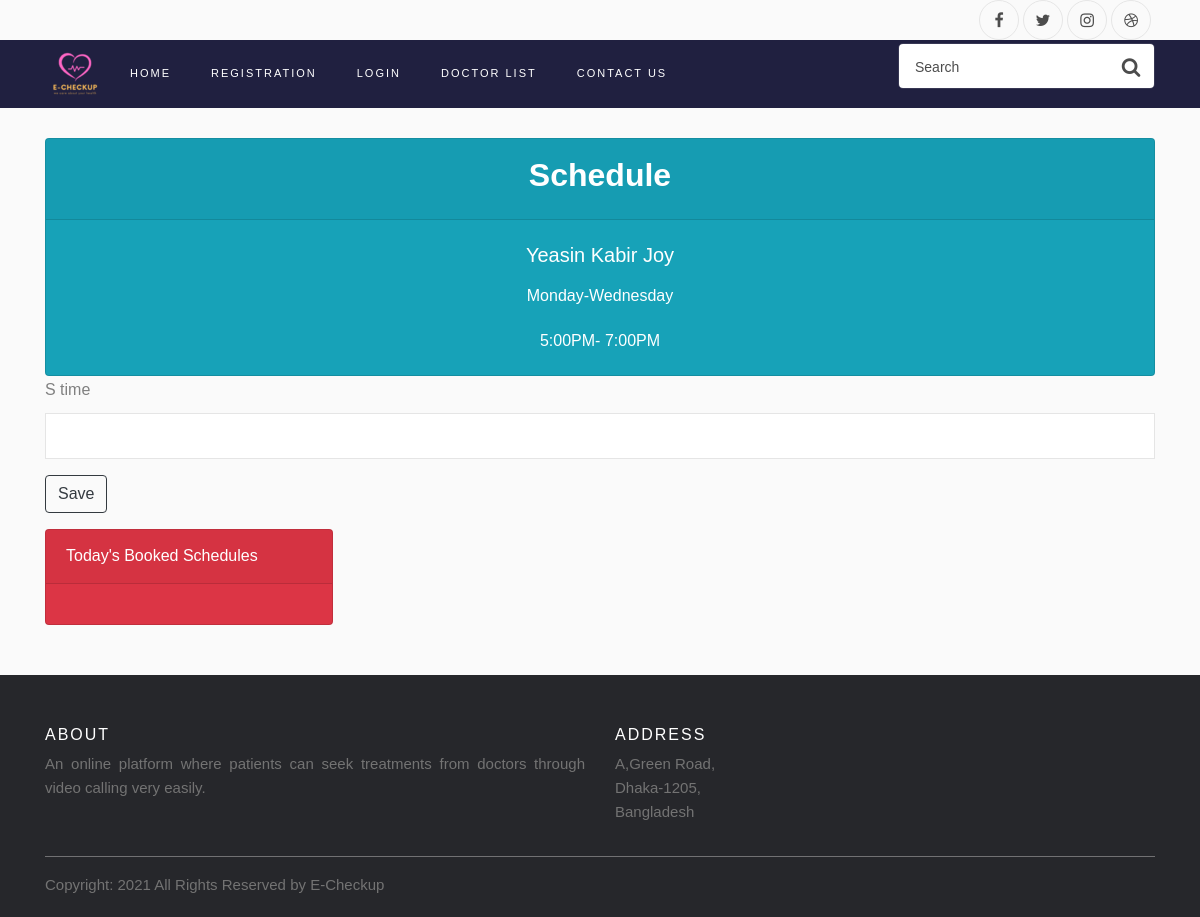
/doctor_list/2, run on the app's committed database.
### userManagement/models.py (models this page shows, shortened)
class DoctorProfile(models.Model):
    image = models.ImageField(upload_to='doctor/', blank=True, null=True, default="doctor/default_icon.png",)
    user = models.ForeignKey(User, default=None, on_delete=models.CASCADE)
    name = models.CharField(max_length=50,blank=True,null=True)
    email = models.EmailField(blank=True,null=True)
    status = models.BooleanField(blank=True,null=True,default=True)
    degree = models.CharField(max_length=500,blank=True,null=True)
    hospital_name = models.CharField(max_length=100,blank=True,null=True)
    speciality = models.CharField(max_length=100,blank=True,null=True)
    day = models.CharField(max_length=50, blank=True, null=True)
    time = models.CharField(max_length=50, blank=True, null=True)
    def create_user_profile(sender, instance, created, **kwargs):
        if created and instance.type == Types.Doctor:
            DoctorProfile.objects.create(user=instance)
    post_save.connect(create_user_profile, sender=Doctor)

### userManagement/views.py (the view, shortened to what this page needs)
# urls.py: path('doctor_list/<int:doc_id>',userView.create_meeting, name = 'meeting'),
def create_meeting(request,doc_id):
    msg=''
    form = MeetingForm()
    profile = DoctorProfile.objects.get(user = Doctor.objects.get(id=doc_id))
    scheduled_meeting = Meeting.objects.filter(doctor = Doctor.objects.get(id=doc_id),date=datetime.datetime.now().date().strftime("%Y-%m-%d"))
    context = {
        'form': form,
        'profile': profile,
        'scheduled_meeting':scheduled_meeting,
        'msg' : msg
    }
    return render(request, 'userManagement/create_meeting.html', context)

### userManagement/meetingForm.py
class MeetingForm(forms.ModelForm):
    class Meta:
        model = Meeting
        fields = ['s_time',]
        widgets = {
            's_time':TimePickerInput(format='%I:%M %p'),
        }

### userManagement/context.py (called while the page is built, shortened)
def verifiedUser(request):
    usertype = ''
    userStatus=''
    context = {
        'userStatus': userStatus,
        'usertype' : usertype
    }
    return context

### userManagement/models.py (called while the page is built)
    def get_queryset(self,*args,**kwargs):
        return super().get_queryset(*args,**kwargs).filter(type=Types.Doctor)

### templates/userManagement/create_meeting.html (shortened to what this page needs)
{% load static %}
{% load bootstrap4 %}
{% bootstrap_css %}
<!DOCTYPE html>
<html lang="en">
<head>
    <link rel="stylesheet" href="https://cdn.jsdelivr.net/npm/bootstrap@4.6.0/dist/css/bootstrap.min.css"
>
    <link rel="stylesheet" href="https://stackpath.bootstrapcdn.com/font-awesome/4.7.0/css/font-awesome.min.css">
    <link rel="stylesheet" type="text/css" href="{% static 'css/footer.css' %}">
    <link rel="stylesheet" href="{% static 'css/style.css' %}">
</head>
<body>
    <div class="container">
        <div class="row justify-content-between">
            <div class="col d-flex justify-content-end">
                <div class="social-media">
                    <p class="mb-0 d-flex">
                        <a href="#" class="d-flex align-items-center justify-content-center"><span
                                class="fa fa-facebook"><i class="sr-only">Facebook</i></span></a>
                        <a href="#" class="d-flex align-items-center justify-content-center"><span
                                class="fa fa-twitter"><i class="sr-only">Twitter</i></span></a>
                        <a href="#" class="d-flex align-items-center justify-content-center"><span
                                class="fa fa-instagram"><i class="sr-only">Instagram</i></span></a>
                        <a href="#" class="d-flex align-items-center justify-content-center"><span
                                class="fa fa-dribbble"><i class="sr-only">Dribbble</i></span></a>
                    </p>
                </div>
            </div>
        </div>
    </div>
<nav class="navbar navbar-expand-lg navbar-dark ftco_navbar bg-dark ftco-navbar-light" id="ftco-navbar">
        <div class="container">
            <form action="#" class="searchform order-lg-last">
                <div class="form-group d-flex">
                    <input type="text" class="form-control pl-3" placeholder="Search">
                    <button type="submit" placeholder="" class="form-control search"><span class="fa fa-search"></span>
                    </button>
                </div>
            </form>
            <div class="collapse navbar-collapse" id="ftco-nav">
            <li class="nav-item" style="list-style: none;margin-right: 5px"><a href="{% url 'home' %}"><img src="{% static 'image/apple-icon-60x60.png' %}"></a></li>
                <ul class="navbar-nav mr-auto">
                    {% if user.is_authenticated %}
                        {% if usertype == 'DOCTOR' %}
                            <li class="nav-item "><a href="{% url 'home' %}" class="nav-link">Home</a></li>
                            <li class="nav-item "><a href="{% url 'profile' %}" class="nav-link">Profile</a></li>
                            <li class="nav-item "><a href="{% url 'scheduling' %}" class="nav-link">Scheduling</a></li>
                            <li class="nav-item "><a href="{% url 'contact_us' %}" class="nav-link">Contact Us</a></li>
                            <li class="nav-item "><a href="{% url 'logout' %}" class="nav-link">Logout</a></li>
                        {% endif %}
                        {% if usertype == 'PATIENT' %}
                            {% if userStatus == 'notVerified' %}
                                <li class="nav-item "><a href="{% url 'home' %}" class="nav-link">Home</a></li>
                                <li class="nav-item "><a href="{% url 'profile' %}" class="nav-link">Profile</a></li>
                                <li class="nav-item "><a href="{% url 'send_mail' %}" class="nav-link">Verify</a></li>
                                <li class="nav-item "><a href="{% url 'doctor_list' %}" class="nav-link">Doctor List</a>
                                </li>
                                <li class="nav-item "><a href="{% url 'contact_us' %}" class="nav-link">Contact Us</a>
                                </li>
                                <li class="nav-item "><a href="{% url 'logout' %}" class="nav-link">Logout</a></li>
                            {% else %}
                                <li class="nav-item "><a href="{% url 'home' %}" class="nav-link">Home</a></li>
                                <li class="nav-item "><a href="{% url 'profile' %}" class="nav-link">Profile</a></li>
                                <li class="nav-item "><a href="{% url 'scheduling' %}" class="nav-link">Scheduling</a>
                                </li>
                                <li class="nav-item "><a href="{% url 'doctor_list' %}" class="nav-link">Doctor List</a>
                                </li>
                                <li class="nav-item "><a href="{% url 'contact_us' %}" class="nav-link">Contact Us</a>
                                </li>
                                <li class="nav-item "><a href="{% url 'logout' %}" class="nav-link">Logout</a></li>
                            {% endif %}
                        {% endif %}
                        {% if usertype == 'ADMIN' %}
                            <li class="nav-item "><a href="{% url 'home' %}" class="nav-link">Home</a></li>
                            <li class="nav-item "><a href="{% url 'admin:index' %}" class="nav-link">Admin Panel</a></li>
                            <li class="nav-item "><a href="{% url 'doctor_list' %}" class="nav-link">Doctor List</a>
                            </li>
                            <li class="nav-item "><a href="{% url 'logout' %}" class="nav-link">Logout</a></li>
                        {% endif %}
                    {% else %}
                        <li class="nav-item "><a href="{% url 'home' %}" class="nav-link">Home</a></li>
                        <li class="nav-item "><a href="{% url 'registration' %}" class="nav-link">Registration</a></li>
                        <li class="nav-item "><a href="{% url 'login' %}" class="nav-link">Login</a></li>
                        <li class="nav-item "><a href="{% url 'doctor_list' %}" class="nav-link">Doctor List</a>
                        </li>
                        <li class="nav-item "><a href="{% url 'contact_us' %}" class="nav-link">Contact Us</a></li>
                    {% endif %}
                </ul>
            </div>
        </div>
    </nav>
<div class="container" style="margin-top: 30px;">
    <div class="card text-white bg-info text-center">
        <div class="card-header">
            <h2 style="color: white"><b>Schedule</b></h2>
        </div>
        <div class="card-body">
            <h5 class="card-title" style="color: white">{{ profile.name }}</h5>
            <p class="card-text"> {{ profile.day }}</p>
            <p class="card-text"> {{ profile.time }}</p>
        </div>
    </div>
    <form method="post">
        {% bootstrap_form form %}
        <input type="submit" value="Save" class="btn btn-outline-dark">
    </form>
<div class="card text-white bg-danger mb-3" style="max-width: 18rem;">
  <div class="card-header">Today's Booked Schedules</div>
  <div class="card-body">
  </div>
</div>
</div>
<footer class="site-footer" style="margin-top: 50px;">
      <div class="container">
        <div class="row">
          <div class="col-sm-12 col-md-6">
            <h6>About</h6>
            <p class="text-justify">
                An online platform where patients can seek treatments from doctors through video calling very easily.
            </p>
          </div>
          <div class="col-xs-6 col-md-3">
              <h6 style="color: white;">Address</h6>
            <p>A,Green Road,<br>
             Dhaka-1205,<br>
             Bangladesh<br>
            </p>
          </div>
        </div>
        <hr>
      </div>
      <div class="container">
        <div class="row">
          <div class="col-md-8 col-sm-6 col-xs-12">
            <p class="copyright-text">Copyright: 2021 All Rights Reserved by E-Checkup
            </p>
          </div>
        </div>
      </div>
</footer>
</body>
</html>

### static/css/footer.css (style rules this page uses)
.site-footer { background-color:#26272b; padding:45px 0 20px; font-size:15px; line-height:24px; color:#737373; }
.site-footer hr { border-top-color:#bbb; opacity:0.5 }
.site-footer h6 { color:#fff; font-size:16px; text-transform:uppercase; margin-top:5px; letter-spacing:2px }
.copyright-text { margin:0 }

### data on the page
DoctorProfile: name "Yeasin Kabir Joy", day "Monday-Wednesday", time "5:00PM- 7:00PM"
